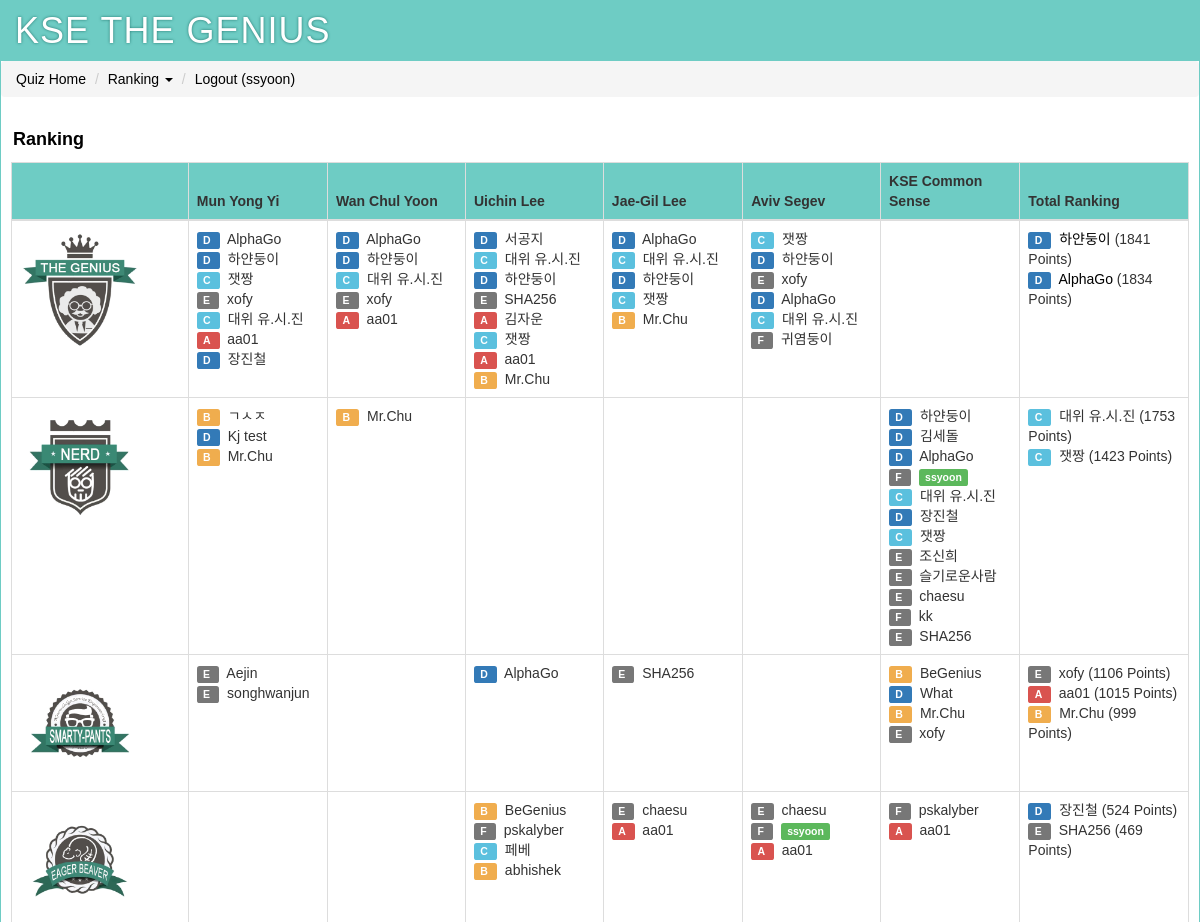
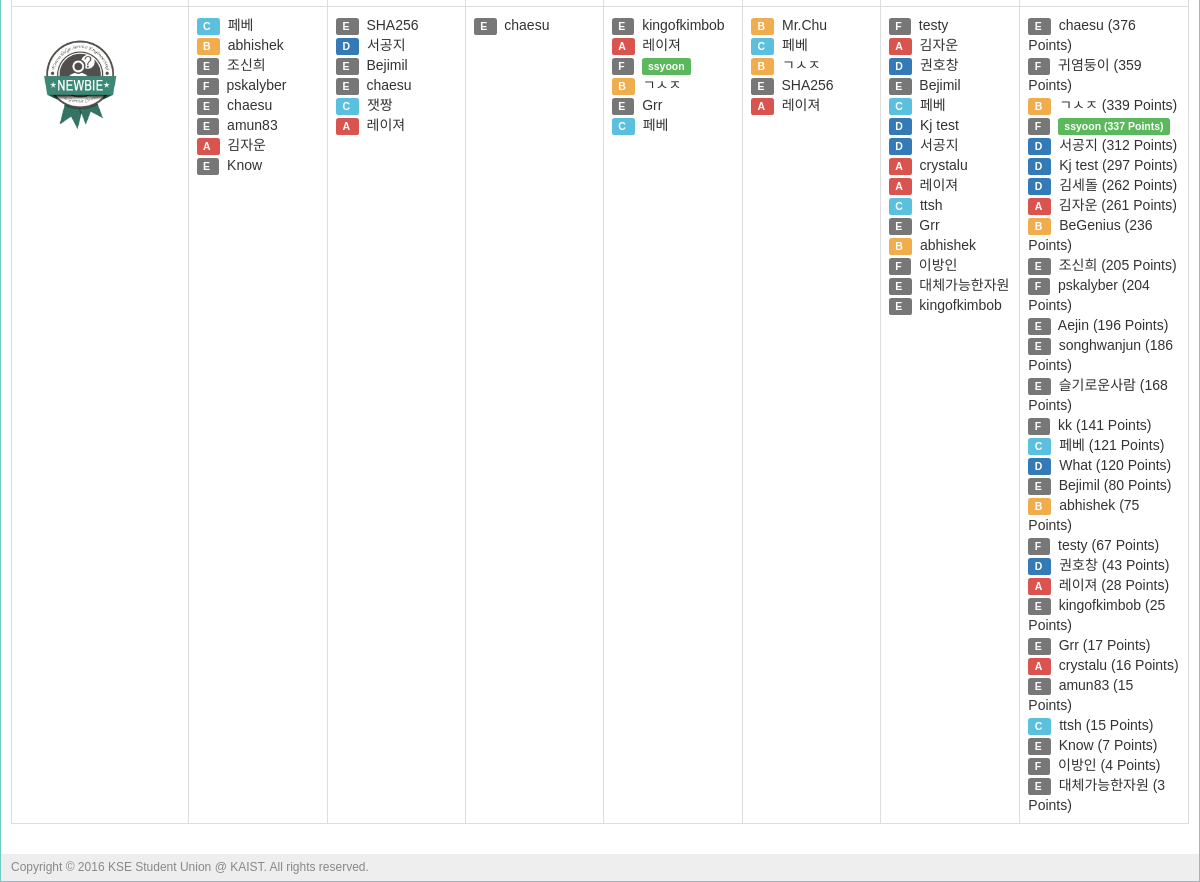
The app's page /ranking (signed in) with its own data (2 pictures, top to bottom).
### tables this page shows
CREATE TABLE "user" (
	`user_id`	integer PRIMARY KEY AUTOINCREMENT,
	`username`	string NOT NULL,
	`name`	string NOT NULL,
	`class`	INTEGER,
	`pw_hash`	string NOT NULL,
	`munyi_point`	integer DEFAULT 0,
	`munyi_last_quiz`	integer DEFAULT 0,
	`wcyoon_point`	integer DEFAULT 0,
	`wcyoon_last_quiz`	integer DEFAULT 0,
	`uclee_point`	integer DEFAULT 0,
	`uclee_last_quiz`	integer DEFAULT 0,
	`jaegil_point`	integer DEFAULT 0,
	`jaegil_last_quiz`	integer DEFAULT 0,
	`aviv_point`	integer DEFAULT 0,
	`aviv_last_quiz`	integer DEFAULT 0,
	`kse_point`	INTEGER DEFAULT 0,
	`kse_last_quiz`	INTEGER DEFAULT 0,
	`total_point`	integer DEFAULT 0
);

### main.py (the view)
@app.route('/')
@app.route('/ranking')
@app.route('/ranking/<class_id>')
def ranking(class_id=None):
    MUNYI_QUIZ_CNT[1] = query_db('''SELECT count(id) FROM quiz WHERE professor_id="munyi"''', one=True)['count(id)']
    WCYOON_QUIZ_CNT[1] = query_db('''SELECT count(id) FROM quiz WHERE professor_id="wcyoon"''', one=True)['count(id)']
    UCLEE_QUIZ_CNT[1] = query_db('''SELECT count(id) FROM quiz WHERE professor_id="uclee"''', one=True)['count(id)']
    JAEGIL_QUIZ_CNT[1] = query_db('''SELECT count(id) FROM quiz WHERE professor_id="jaegil"''', one=True)['count(id)']
    AVIV_QUIZ_CNT[1] = query_db('''SELECT count(id) FROM quiz WHERE professor_id="aviv"''', one=True)['count(id)']
    KSE_QUIZ_CNT[1] = query_db('''SELECT count(id) FROM quiz WHERE professor_id="kse"''', one=True)['count(id)']
    TOTAL_MAX_POINT[1] = query_db('''SELECT SUM(quiz_value) FROM quiz''', one=True)['SUM(quiz_value)']
    total_score = collections.OrderedDict()
    total_score['genius'] = getUserList(80, 100, class_id)
    total_score['nerd'] = getUserList(60, 80, class_id)
    total_score['smarty-pants'] = getUserList(40, 60, class_id)
    total_score['eager_beaver'] = getUserList(20, 40, class_id)
    total_score['newbie'] = getUserList(0, 20, class_id)
    return render_template('ranking.html', total_score = total_score)

### main.py (called while the page is built)
def connect_db():
    return sqlite3.connect(app.config['DATABASE'])

def query_db(query, args=(), one=False):
    cur = g.db.execute(query, args)
    rv = [dict((cur.description[idx][0], value)
               for idx, value in enumerate(row)) for row in cur.fetchall()]
    return (rv[0] if rv else None) if one else rv

@app.before_request
def before_request():
    g.db = connect_db()
    g.user = None
    if 'user_id' in session:
        g.user = query_db('select * from user where user_id = ?',
                          [session['user_id']], one=True)

@app.teardown_request
def teardown_request(exception):
    if hasattr(g, 'db'):
        g.db.close()

### templates/ranking.html (shortened to what this page needs)
{% extends "layout.html" %}
{% block title %}
    Ranking
{% endblock %}
{% block body %}
	<div class="page-title">
		<span>{{ self.title() }}</span>
	</div>
	<div class="table-responsive">
  	<table class="table table-bordered table-hover">
		<thead>
  			<tr style="background-color: #6ECCC4;">
  				<th></th>
  				<th>Mun Yong Yi</th>
  				<th>Wan Chul Yoon</th>
  				<th>Uichin Lee</th>
  				<th>Jae-Gil Lee</th>
  				<th>Aviv Segev</th>
  				<th>KSE Common Sense</th>
  				<th>Total Ranking</th>
  			</tr>
  		</thead>
  		<tbody>
			{% for badge, score in total_score.items() %}
			<tr>
				<td class="col-md-1">
					{% if badge=="newbie" %}
						<img src="{{ url_for('static', filename='img/badges/badge_1_newbie.png') }}" alt="Newbie" width="120px">
					{% elif badge=="eager_beaver" %}
						<img src="{{ url_for('static', filename='img/badges/badge_2_eager_beaver.png') }}" alt="Eager Beaver" width="120px">
					{% elif badge=="smarty-pants" %}
						<img src="{{ url_for('static', filename='img/badges/badge_3_smarty-pants.png') }}" alt="Smarty Pants" width="120px">
					{% elif badge=="nerd" %}
						<img src="{{ url_for('static', filename='img/badges/badge_4_nerd.png') }}" alt="Nerd" width="120px">
					{% elif badge=="genius" %}
						<img src="{{ url_for('static', filename='img/badges/badge_5_genius.png') }}" alt="Genius" width="120px">
					{% endif %}
				</td>
				{% for prof, rankers in score.items() %}
					<td class="post-table-title col-md-1">
						{% for ranker in rankers %}
							<span class="post-table-title">
								{% if g.user['username'] == ranker['username'] %}
									{% if ranker['class'] == 'A' %}
										<span class="label label-danger">
									{% elif ranker['class'] == 'B' %}
										<span class="label label-warning">
									{% elif ranker['class'] == 'C' %}
										<span class="label label-info">
									{% elif ranker['class'] == 'D' %}
										<span class="label label-primary">
									{% else %}
										<span class="label label-default">
									{% endif %}
										{{ ranker['class'] }}
									</span>&nbsp;
									<strong>
									<span class="label label-success">{{ ranker['username'] }}
									{% if prof == 'total_point' %}
										({{ ranker['total_point'] }} Points)
									{% endif %}
									</span>
									</strong>
								{% else %}
									{% if ranker['class'] == 'A' %}
										<span class="label label-danger">
									{% elif ranker['class'] == 'B' %}
										<span class="label label-warning">
									{% elif ranker['class'] == 'C' %}
										<span class="label label-info">
									{% elif ranker['class'] == 'D' %}
										<span class="label label-primary">
									{% else %}
										<span class="label label-default">
									{% endif %}
										{{ ranker['class'] }}
									</span>&nbsp;
									{% if prof == 'total_point' %}
										{% if badge=="genius" %}
											<a href="#" data-toggle="tooltip" title="{{ ranker['name'] }}">
											{{ ranker['username'] }}
											</a>
											({{ ranker['total_point'] }} Points)
										{% else %}
											{{ ranker['username'] }}
											({{ ranker['total_point'] }} Points)
										{% endif %}
									{% else %}
										{{ ranker['username'] }}
									{% endif %}
								{% endif %}
							</span>
						<br>
						{% endfor %}
					</td>
				{% endfor %}
			</tr>
			{% endfor %}
  		</tbody>
	</table>
	</div>
{% endblock %}

### templates/layout.html (shortened to what this page needs)
<!doctype html>
<html>
<head>
	<link rel="stylesheet" type="text/css" href="{{ url_for('static', filename='css/bootstrap.min.css') }}">
	<link rel="stylesheet" type="text/css" href="{{ url_for('static', filename='css/style.css') }}">
</head>
<div class="page">
	<h1>KSE THE GENIUS</h1>
	<ol class="breadcrumb">
		{% if g.user %}
		<li><a href="{{ url_for('course') }}">Quiz Home</a></li>
		<li class="dropdown"><a href="#" class="dropdown-toggle"
			data-toggle="dropdown" role="button" aria-haspopup="true"
			aria-expanded="false">Ranking <span class="caret"></span></a>
		</li>
		<li><a href="{{ url_for('logout') }}">Logout ({{ g.user.username }})</a></li>
		{% else %}
		<li><a href="{{ url_for('register') }}">Sign Up</a></li>
		<li><a href="{{ url_for('login') }}">Sign In</a></li>
		{% endif %}
	</ol>
	<div class="body">{% block body %}{% endblock %}</div>
	<div class="footer">Copyright © 2016 KSE Student Union @ KAIST. All rights reserved.</div>
</div>
</html>

### static/css/style.css (style rules this page uses)
a { color: black; }
a, a:focus, a:hover, a:active { outline: 0; text-decoration: none; }
div.page { background: white; border: 1px solid #6ECCC4; margin: auto; overflow-y: hidden; }
div.page h1 { background: #6ECCC4; margin: 0; padding: 10px 14px; color: white; letter-spacing: 1px; text-shadow: 0 0 3px #24776F; font-weight: normal; }
div.page div.body { padding: 10px; }
div.page div.footer { background: #eee; color: #888; padding: 5px 10px; font-size: 12px; }
div.page-title { font-size: 18px; color: black; font-weight: bold; margin: 0px 0px 10px 2px; }

### records on screen
user: user.username "ssyoon", class "F", username "ssyoon", total_point "337"
user: class "D", username "AlphaGo", total_point "1834"
user: class "D", username "하얀둥이", total_point "1841"
user: class "C", username "잿짱", total_point "1423"
user: class "E", username "xofy", total_point "1106"
user: class "C", username "대위 유.시.진", total_point "1753"
user: class "A", username "aa01", total_point "1015"
user: class "D", username "장진철", total_point "524"
user: class "D", username "서공지", total_point "312"
user: class "E", username "SHA256", total_point "469"
user: class "A", username "김자운", total_point "261"
user: class "B", username "Mr.Chu", total_point "999"
user: class "F", username "귀염둥이", total_point "359"
user: class "B", username "ㄱㅅㅈ", total_point "339"
user: class "D", username "Kj test", total_point "297"
user: class "D", username "김세돌", total_point "262"
user: class "E", username "조신희", total_point "205"
user: class "E", username "슬기로운사람", total_point "168"
user: class "E", username "chaesu", total_point "376"
user: class "F", username "kk", total_point "141"
user: class "E", username "Aejin", total_point "196"
user: class "E", username "songhwanjun", total_point "186"
user: class "B", username "BeGenius", total_point "236"
user: class "D", username "What", total_point "120"
user: class "F", username "pskalyber", total_point "204"
user: class "C", username "페베", total_point "121"
user: class "B", username "abhishek", total_point "75"
user: class "E", username "amun83", total_point "15"
user: class "E", username "Know", total_point "7"
user: class "E", username "Bejimil", total_point "80"
user: class "A", username "레이져", total_point "28"
user: class "E", username "kingofkimbob", total_point "25"
user: class "E", username "Grr", total_point "17"
user: class "F", username "testy", total_point "67"
user: class "D", username "권호창", total_point "43"
user: class "A", username "crystalu", total_point "16"
user: class "C", username "ttsh", total_point "15"
user: class "F", username "이방인", total_point "4"
user: class "E", username "대체가능한자원", total_point "3"
